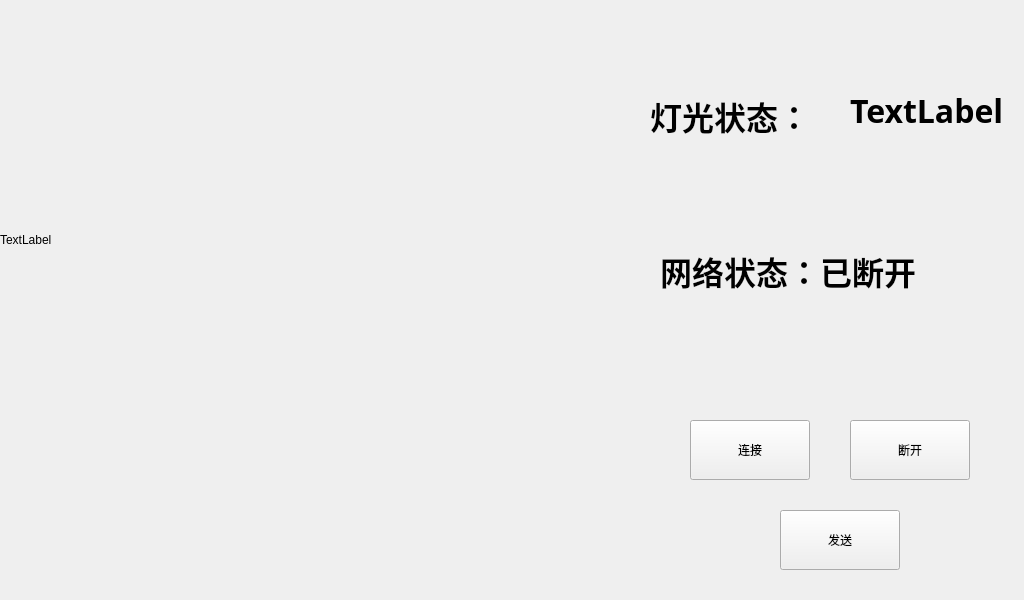
<?xml version="1.0" encoding="UTF-8"?>
<ui version="4.0">
 <class>Widget</class>
 <widget class="QWidget" name="Widget">
  <property name="geometry">
   <rect>
    <x>0</x>
    <y>0</y>
    <width>1024</width>
    <height>600</height>
   </rect>
  </property>
  <property name="windowTitle">
   <string>Widget</string>
  </property>
  <widget class="QLabel" name="image">
   <property name="geometry">
    <rect>
     <x>0</x>
     <y>0</y>
     <width>640</width>
     <height>480</height>
    </rect>
   </property>
   <property name="text">
    <string>TextLabel</string>
   </property>
  </widget>
  <widget class="QPushButton" name="send">
   <property name="geometry">
    <rect>
     <x>780</x>
     <y>510</y>
     <width>120</width>
     <height>60</height>
    </rect>
   </property>
   <property name="text">
    <string>发送</string>
   </property>
  </widget>
  <widget class="QLabel" name="label">
   <property name="geometry">
    <rect>
     <x>850</x>
     <y>90</y>
     <width>161</width>
     <height>41</height>
    </rect>
   </property>
   <property name="font">
    <font>
     <family>Abyssinica SIL</family>
     <pointsize>24</pointsize>
     <weight>75</weight>
     <bold>true</bold>
    </font>
   </property>
   <property name="text">
    <string>TextLabel</string>
   </property>
  </widget>
  <widget class="QLabel" name="state">
   <property name="geometry">
    <rect>
     <x>660</x>
     <y>230</y>
     <width>311</width>
     <height>81</height>
    </rect>
   </property>
   <property name="font">
    <font>
     <family>AR PL UKai CN</family>
     <pointsize>24</pointsize>
     <weight>75</weight>
     <bold>true</bold>
    </font>
   </property>
   <property name="text">
    <string>网络状态：已断开</string>
   </property>
  </widget>
  <widget class="QPushButton" name="btnconnect">
   <property name="geometry">
    <rect>
     <x>690</x>
     <y>420</y>
     <width>120</width>
     <height>60</height>
    </rect>
   </property>
   <property name="text">
    <string>连接</string>
   </property>
  </widget>
  <widget class="QPushButton" name="btndisconnect">
   <property name="geometry">
    <rect>
     <x>850</x>
     <y>420</y>
     <width>120</width>
     <height>60</height>
    </rect>
   </property>
   <property name="text">
    <string>断开</string>
   </property>
  </widget>
  <widget class="QLabel" name="label_2">
   <property name="geometry">
    <rect>
     <x>650</x>
     <y>90</y>
     <width>181</width>
     <height>51</height>
    </rect>
   </property>
   <property name="font">
    <font>
     <family>AR PL UKai TW</family>
     <pointsize>24</pointsize>
     <weight>75</weight>
     <bold>true</bold>
    </font>
   </property>
   <property name="text">
    <string>灯光状态：</string>
   </property>
  </widget>
 </widget>
 <resources/>
 <connections/>
</ui>
